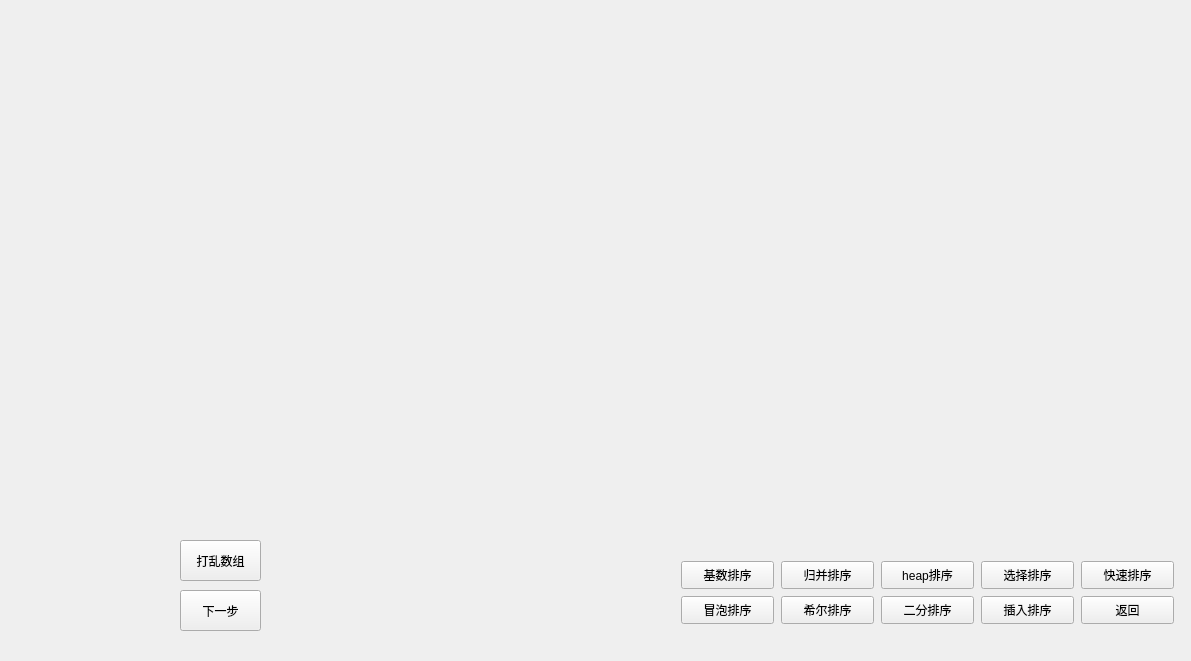
<?xml version="1.0" encoding="UTF-8"?>
<ui version="4.0">
 <class>Page3</class>
 <widget class="QWidget" name="Page3">
  <property name="geometry">
   <rect>
    <x>0</x>
    <y>0</y>
    <width>1191</width>
    <height>661</height>
   </rect>
  </property>
  <property name="windowTitle">
   <string>Form</string>
  </property>
  <widget class="QPushButton" name="BackButton">
   <property name="geometry">
    <rect>
     <x>1081</x>
     <y>596</y>
     <width>93</width>
     <height>28</height>
    </rect>
   </property>
   <property name="text">
    <string>返回</string>
   </property>
  </widget>
  <widget class="QPushButton" name="Button1_Insert">
   <property name="geometry">
    <rect>
     <x>981</x>
     <y>596</y>
     <width>93</width>
     <height>28</height>
    </rect>
   </property>
   <property name="text">
    <string>插入排序</string>
   </property>
  </widget>
  <widget class="QPushButton" name="nextStep">
   <property name="geometry">
    <rect>
     <x>180</x>
     <y>590</y>
     <width>81</width>
     <height>41</height>
    </rect>
   </property>
   <property name="text">
    <string>下一步</string>
   </property>
  </widget>
  <widget class="QPushButton" name="Button5_Quick">
   <property name="geometry">
    <rect>
     <x>1081</x>
     <y>561</y>
     <width>93</width>
     <height>28</height>
    </rect>
   </property>
   <property name="text">
    <string>快速排序</string>
   </property>
  </widget>
  <widget class="QPushButton" name="Button2_Binary">
   <property name="geometry">
    <rect>
     <x>881</x>
     <y>596</y>
     <width>93</width>
     <height>28</height>
    </rect>
   </property>
   <property name="text">
    <string>二分排序</string>
   </property>
  </widget>
  <widget class="QPushButton" name="Button6_Selection">
   <property name="geometry">
    <rect>
     <x>981</x>
     <y>561</y>
     <width>93</width>
     <height>28</height>
    </rect>
   </property>
   <property name="text">
    <string>选择排序</string>
   </property>
  </widget>
  <widget class="QPushButton" name="Button7_Heap">
   <property name="geometry">
    <rect>
     <x>881</x>
     <y>561</y>
     <width>93</width>
     <height>28</height>
    </rect>
   </property>
   <property name="text">
    <string>heap排序</string>
   </property>
  </widget>
  <widget class="QPushButton" name="Button3_Shell">
   <property name="geometry">
    <rect>
     <x>781</x>
     <y>596</y>
     <width>93</width>
     <height>28</height>
    </rect>
   </property>
   <property name="text">
    <string>希尔排序</string>
   </property>
  </widget>
  <widget class="QPushButton" name="Button8_Merge">
   <property name="geometry">
    <rect>
     <x>781</x>
     <y>561</y>
     <width>93</width>
     <height>28</height>
    </rect>
   </property>
   <property name="text">
    <string>归并排序</string>
   </property>
  </widget>
  <widget class="QPushButton" name="Button9_Radix">
   <property name="geometry">
    <rect>
     <x>681</x>
     <y>561</y>
     <width>93</width>
     <height>28</height>
    </rect>
   </property>
   <property name="text">
    <string>基数排序</string>
   </property>
  </widget>
  <widget class="QPushButton" name="Button4_Bubble">
   <property name="geometry">
    <rect>
     <x>681</x>
     <y>596</y>
     <width>93</width>
     <height>28</height>
    </rect>
   </property>
   <property name="text">
    <string>冒泡排序</string>
   </property>
  </widget>
  <widget class="QPushButton" name="ButtonShuffle">
   <property name="geometry">
    <rect>
     <x>180</x>
     <y>540</y>
     <width>81</width>
     <height>41</height>
    </rect>
   </property>
   <property name="text">
    <string>打乱数组</string>
   </property>
  </widget>
 </widget>
 <resources/>
 <connections/>
</ui>
